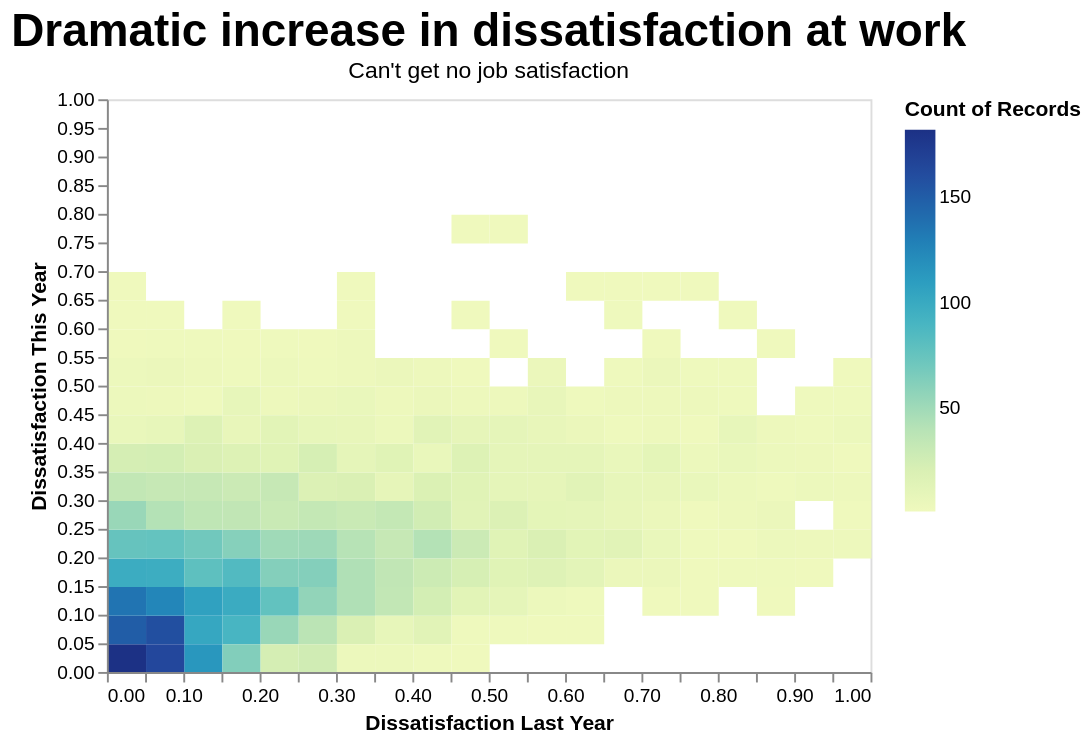

Notebook cell for this chart:
### Markdown cell above
**Question 1.5** 
<br> {points: 5}

Improve the plot provided by the EDV party. 

This is a bit of an ambiguous question so we are providing you with some directions to help pass the tests.

- Use the "default" theme.
- Use `.mark_rect()` for the plotting type. 
- Makes sure you are mapping the columns `dissatisfaction_last_year` and `dissatisfaction_this_year` to the x and y-axis respectively and the count of observations to the colour channel. 
- For the x-axis, set `maxbins` to 30. 
- For the y-axis set `maxbins` to 30 and `extent=(0, 1)` within `alt.Bin()`.
- We will be checking for proper titles and well-formated axes labels, titles and subtitles. 
- Format the axis so that it is showing a percentage instead of a proportion


*Save the plot in an object named `workers_new_plot`.*

### Code cell
alt.themes.enable('default');

chart_title = alt.TitleParams(
    "Dramatic increase in dissatisfaction at work",
     subtitle = "Can't get no job satisfaction",
     fontSize=24, fontWeight='bold')

workers_new_plot = alt.Chart(job_satisfaction_df, title=chart_title).mark_rect().encode(
    alt.X('dissatisfaction_last_year', bin=alt.Bin(maxbins=30), title='Dissatisfaction Last Year'),
    alt.Y('dissatisfaction_this_year', bin=alt.Bin(maxbins=30, extent=(0, 1)), title='Dissatisfaction This Year'),
    alt.Color('count()')
)

# your code here
workers_new_plot

### Figure 1 — Vega-Lite specification as saved in the notebook (floating-point values rounded to 4 significant figures; data arrays with more than 128 entries replaced by an {"elided": "..."} marker saying what was removed)
{"config": {"view": {"continuousWidth": 400, "continuousHeight": 300}}, "data": {"name": "data-91552396a47f89f70a9380f74b44f43a"}, "mark": "rect", "encoding": {"color": {"type": "quantitative", "aggregate": "count"}, "x": {"type": "quantitative", "bin": {"maxbins": 30}, "field": "dissatisfaction_last_year", "title": "Dissatisfaction Last Year"}, "y": {"type": "quantitative", "bin": {"extent": [0, 1], "maxbins": 30}, "field": "dissatisfaction_this_year", "title": "Dissatisfaction This Year"}}, "title": {"text": "Dramatic increase in dissatisfaction at work", "fontSize": 24, "fontWeight": "bold", "subtitle": "Can't get no job satisfaction"}, "$schema": "https://vega.github.io/schema/vega-lite/v4.8.1.json", "datasets": {"data-91552396a47f89f70a9380f74b44f43a": {"elided": "4451 records"}}}
